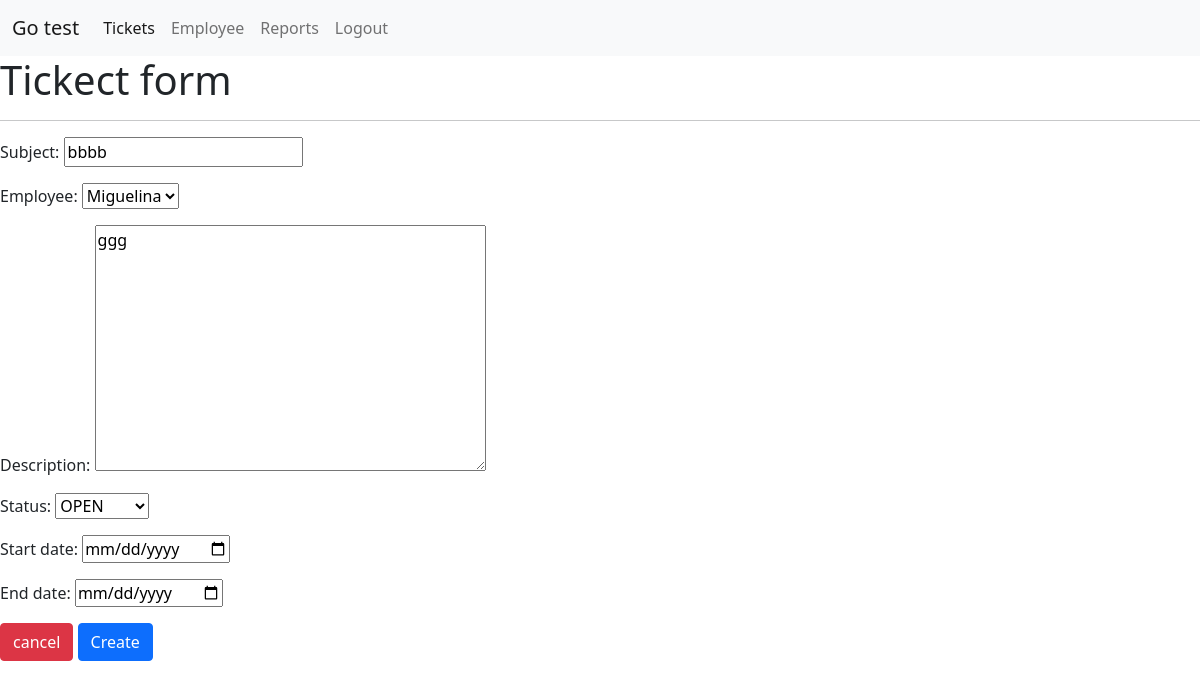
The page /update_ticket/11/ (signed in) on the database as committed earlier.
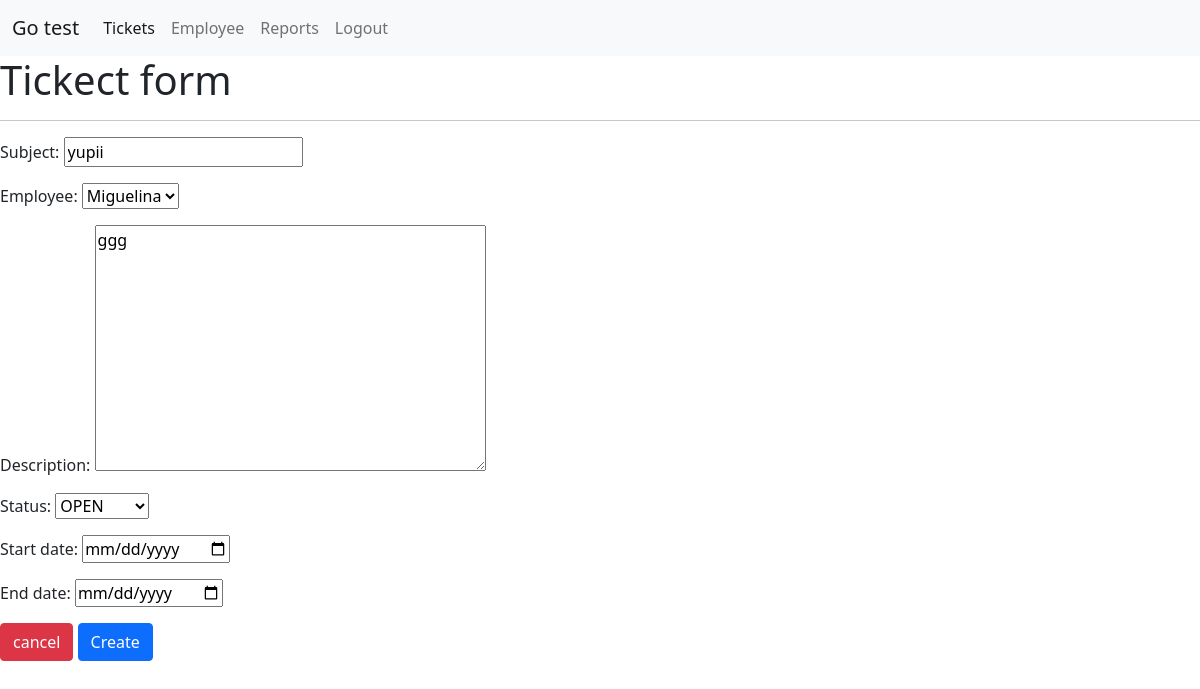
The same page on the database as committed later.
### tickets/models.py (models this page shows, shortened)
class Ticket(models.Model):
    id = models.AutoField(primary_key=True)
    subject = models.CharField(max_length=100)
    employee = models.ForeignKey(Employee, on_delete=models.CASCADE)
    description= models.TextField(max_length=500)
    date = models.DateField(auto_now_add=True)
    status = models.CharField(max_length=50, choices=STATUS_OPTIONS)
    start_date = models.DateField(default=datetime.date.today)
    end_date = models.DateField(default=datetime.date.today)
    notes = models.TextField(null=True)

### tickets/views.py (the view)
# urls.py: path('update_ticket/<str:pk>/', views.update_ticket, name="ticket_update"),
@login_required(login_url='login')
def update_ticket(request, pk):
    ticket = Ticket.objects.get(id=pk)
    form = TicketForm(instance=ticket)
    if request.method == "POST":
        print(request.POST)
        form = TicketForm(request.POST, instance=ticket)
        if form.is_valid():
            form.save()
            return redirect('/')
    context = {"form":form}
    return render(request, "tickets/tickets_add.html", context)

### tickets/forms.py (shortened to what this page needs)
class TicketForm(forms.ModelForm):
    start_date = forms.DateField(widget=DateTimeInput(attrs={'type': 'date'}))
    end_date = forms.DateField(widget=DateTimeInput(attrs={'type': 'date'}))
    class Meta:
        model = Ticket
        fields = ['subject','employee','description','status','start_date','end_date']

### employee/models.py (called while the page is built)
    def __str__(self):
        return self.first_name

### tickets/templates/tickets/tickets_add.html (shortened to what this page needs)
{% extends 'tickets/base.html' %}
{% block content %}
    <h1>Tickect form</h1>
    <hr>
    <form action="" method="post">
    {{form.as_p}}
    <a class="btn btn-danger" href="{% url 'ticket_list' %}">cancel</a>
    <input class="btn btn-primary" type="submit" value="Create">
    </form>
{% endblock content %}

Rows that differ between the two databases and show on the page:
changed Ticket "Miguelina": subject "bbbb" → "yupii"
